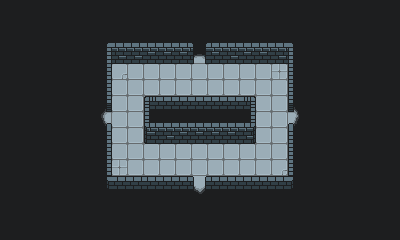

The image is a tile-based game level rendered from a .tmx file. Its description and complete source (layers, tilesets, objects, tile grids) follow:
An orthogonal 25x15 tile map with 16x16 px tiles, 5 tile layers (Tile Layer 1, Tile Layer 2, Tile Layer 3, Tile Layer 4, ...) and 6 objects.

<map version="1.5" tiledversion="1.6.0" orientation="orthogonal" renderorder="right-down" width="25" height="15" tilewidth="16" tileheight="16" infinite="0" nextlayerid="7" nextobjectid="7">
 <tileset firstgid="1" source="tile_revision.tsx" />
 <layer id="1" name="Tile Layer 1" width="25" height="15">
  <data encoding="csv">
8,8,8,8,8,8,8,8,8,8,8,8,8,8,8,8,8,8,8,8,8,8,8,8,8,
8,8,8,8,8,8,8,8,8,8,8,8,8,8,8,8,8,8,8,8,8,8,8,8,8,
8,8,8,8,8,8,1,5,5,5,5,5,5,5,5,5,5,5,6,8,8,8,8,8,8,
8,8,8,8,8,8,11,12,12,15,15,15,15,15,12,15,15,12,16,8,8,8,8,8,8,
8,8,8,8,8,8,11,23,34,34,34,34,34,34,34,34,34,24,16,8,8,8,8,8,8,
8,8,8,8,8,8,11,34,34,34,34,34,34,34,34,34,34,34,16,8,8,8,8,8,8,
8,8,8,8,8,8,11,34,34,17,45,45,45,45,45,18,34,34,16,8,8,8,8,8,8,
8,8,8,8,8,8,11,34,33,27,5,5,5,5,5,28,33,34,16,8,8,8,8,8,8,
8,8,8,8,8,8,11,34,34,37,12,15,15,15,15,38,34,34,16,8,8,8,8,8,8,
8,8,8,8,8,8,11,34,34,34,34,34,34,34,34,34,34,34,16,8,8,8,8,8,8,
8,8,8,8,8,8,11,24,34,34,34,34,34,34,34,34,34,23,16,8,8,8,8,8,8,
8,8,8,8,8,8,41,42,42,44,44,44,44,44,44,44,44,44,46,8,8,8,8,8,8,
8,8,8,8,8,8,8,8,8,8,8,8,8,8,8,8,8,8,8,8,8,8,8,8,8,
8,8,8,8,8,8,8,8,8,8,8,8,8,8,8,8,8,8,8,8,8,8,8,8,8,
8,8,8,8,8,8,8,8,8,8,8,8,8,8,8,8,8,8,8,8,8,8,8,8,8
</data>
 </layer>
 <layer id="2" name="Tile Layer 2" width="25" height="15">
  <data encoding="csv">
0,0,0,0,0,0,0,0,0,0,0,0,0,0,0,0,0,0,0,0,0,0,0,0,0,
0,0,0,0,0,0,0,0,0,0,0,0,0,0,0,0,0,0,0,0,0,0,0,0,0,
0,0,0,0,0,0,0,0,0,0,0,0,3,0,0,0,0,0,0,0,0,0,0,0,0,
0,0,0,0,0,0,0,0,0,0,0,0,13,0,0,0,0,0,0,0,0,0,0,0,0,
0,0,0,0,0,0,0,0,0,0,0,0,0,0,0,0,0,0,0,0,0,0,0,0,0,
0,0,0,0,0,0,0,0,0,0,0,0,0,0,0,0,0,0,0,0,0,0,0,0,0,
0,0,0,0,0,0,0,0,0,0,0,0,0,0,0,0,0,0,0,0,0,0,0,0,0,
0,0,0,0,0,0,0,0,0,0,0,0,0,0,0,0,0,0,0,0,0,0,0,0,0,
0,0,0,0,0,0,0,0,0,0,0,0,0,0,0,0,0,0,0,0,0,0,0,0,0,
0,0,0,0,0,0,0,0,0,0,0,0,0,0,0,0,0,0,0,0,0,0,0,0,0,
0,0,0,0,0,0,0,0,0,0,0,0,0,0,0,0,0,0,0,0,0,0,0,0,0,
0,0,0,0,0,0,0,0,0,0,0,0,0,0,0,0,0,0,0,0,0,0,0,0,0,
0,0,0,0,0,0,0,0,0,0,0,0,0,0,0,0,0,0,0,0,0,0,0,0,0,
0,0,0,0,0,0,0,0,0,0,0,0,0,0,0,0,0,0,0,0,0,0,0,0,0,
0,0,0,0,0,0,0,0,0,0,0,0,0,0,0,0,0,0,0,0,0,0,0,0,0
</data>
 </layer>
 <layer id="3" name="Tile Layer 3" width="25" height="15">
  <data encoding="csv">
0,0,0,0,0,0,0,0,0,0,0,0,0,0,0,0,0,0,0,0,0,0,0,0,0,
0,0,0,0,0,0,0,0,0,0,0,0,0,0,0,0,0,0,0,0,0,0,0,0,0,
0,0,0,0,0,0,0,0,0,0,0,0,0,0,0,0,0,0,0,0,0,0,0,0,0,
0,0,0,0,0,0,0,0,0,0,0,0,0,0,0,0,0,0,0,0,0,0,0,0,0,
0,0,0,0,0,0,0,0,0,0,0,0,0,0,0,0,0,0,0,0,0,0,0,0,0,
0,0,0,0,0,0,0,0,0,0,0,0,0,0,0,0,0,0,0,0,0,0,0,0,0,
0,0,0,0,0,0,21,0,0,0,0,0,0,0,0,0,0,0,0,0,0,0,0,0,0,
0,0,0,0,0,0,31,0,0,0,0,0,0,0,0,0,0,0,0,0,0,0,0,0,0,
0,0,0,0,0,0,0,0,0,0,0,0,0,0,0,0,0,0,0,0,0,0,0,0,0,
0,0,0,0,0,0,0,0,0,0,0,0,0,0,0,0,0,0,0,0,0,0,0,0,0,
0,0,0,0,0,0,0,0,0,0,0,0,0,0,0,0,0,0,0,0,0,0,0,0,0,
0,0,0,0,0,0,0,0,0,0,0,0,0,0,0,0,0,0,0,0,0,0,0,0,0,
0,0,0,0,0,0,0,0,0,0,0,0,0,0,0,0,0,0,0,0,0,0,0,0,0,
0,0,0,0,0,0,0,0,0,0,0,0,0,0,0,0,0,0,0,0,0,0,0,0,0,
0,0,0,0,0,0,0,0,0,0,0,0,0,0,0,0,0,0,0,0,0,0,0,0,0
</data>
 </layer>
 <layer id="4" name="Tile Layer 4" width="25" height="15">
  <data encoding="csv">
0,0,0,0,0,0,0,0,0,0,0,0,0,0,0,0,0,0,0,0,0,0,0,0,0,
0,0,0,0,0,0,0,0,0,0,0,0,0,0,0,0,0,0,0,0,0,0,0,0,0,
0,0,0,0,0,0,0,0,0,0,0,0,0,0,0,0,0,0,0,0,0,0,0,0,0,
0,0,0,0,0,0,0,0,0,0,0,0,0,0,0,0,0,0,0,0,0,0,0,0,0,
0,0,0,0,0,0,0,0,0,0,0,0,0,0,0,0,0,0,0,0,0,0,0,0,0,
0,0,0,0,0,0,0,0,0,0,0,0,0,0,0,0,0,0,0,0,0,0,0,0,0,
0,0,0,0,0,0,0,0,0,0,0,0,0,0,0,0,0,0,0,0,0,0,0,0,0,
0,0,0,0,0,0,0,0,0,0,0,0,0,0,0,0,0,0,0,0,0,0,0,0,0,
0,0,0,0,0,0,0,0,0,0,0,0,0,0,0,0,0,0,0,0,0,0,0,0,0,
0,0,0,0,0,0,0,0,0,0,0,0,0,0,0,0,0,0,0,0,0,0,0,0,0,
0,0,0,0,0,0,0,0,0,0,0,0,0,0,0,0,0,0,0,0,0,0,0,0,0,
0,0,0,0,0,0,0,0,0,0,0,0,43,0,0,0,0,0,0,0,0,0,0,0,0,
0,0,0,0,0,0,0,0,0,0,0,0,53,0,0,0,0,0,0,0,0,0,0,0,0,
0,0,0,0,0,0,0,0,0,0,0,0,0,0,0,0,0,0,0,0,0,0,0,0,0,
0,0,0,0,0,0,0,0,0,0,0,0,0,0,0,0,0,0,0,0,0,0,0,0,0
</data>
 </layer>
 <layer id="5" name="Tile Layer 5" width="25" height="15">
  <data encoding="csv">
0,0,0,0,0,0,0,0,0,0,0,0,0,0,0,0,0,0,0,0,0,0,0,0,0,
0,0,0,0,0,0,0,0,0,0,0,0,0,0,0,0,0,0,0,0,0,0,0,0,0,
0,0,0,0,0,0,0,0,0,0,0,0,0,0,0,0,0,0,0,0,0,0,0,0,0,
0,0,0,0,0,0,0,0,0,0,0,0,0,0,0,0,0,0,0,0,0,0,0,0,0,
0,0,0,0,0,0,0,0,0,0,0,0,0,0,0,0,0,0,0,0,0,0,0,0,0,
0,0,0,0,0,0,0,0,0,0,0,0,0,0,0,0,0,0,0,0,0,0,0,0,0,
0,0,0,0,0,0,0,0,0,0,0,0,0,0,0,0,0,0,26,0,0,0,0,0,0,
0,0,0,0,0,0,0,0,0,0,0,0,0,0,0,0,0,0,36,0,0,0,0,0,0,
0,0,0,0,0,0,0,0,0,0,0,0,0,0,0,0,0,0,0,0,0,0,0,0,0,
0,0,0,0,0,0,0,0,0,0,0,0,0,0,0,0,0,0,0,0,0,0,0,0,0,
0,0,0,0,0,0,0,0,0,0,0,0,0,0,0,0,0,0,0,0,0,0,0,0,0,
0,0,0,0,0,0,0,0,0,0,0,0,0,0,0,0,0,0,0,0,0,0,0,0,0,
0,0,0,0,0,0,0,0,0,0,0,0,0,0,0,0,0,0,0,0,0,0,0,0,0,
0,0,0,0,0,0,0,0,0,0,0,0,0,0,0,0,0,0,0,0,0,0,0,0,0,
0,0,0,0,0,0,0,0,0,0,0,0,0,0,0,0,0,0,0,0,0,0,0,0,0
</data>
 </layer>
 <objectgroup id="6" name="objects">
  <object id="1" x="185" y="78.3333">
   <properties>
    <property name="north" value="" />
   </properties>
   <point />
  </object>
  <object id="2" x="105" y="127.667">
   <properties>
    <property name="west" value="" />
   </properties>
   <point />
  </object>
  <object id="3" x="266.333" y="127">
   <properties>
    <property name="east" value="" />
   </properties>
   <point />
  </object>
  <object id="4" x="185.333" y="174.667">
   <properties>
    <property name="south" value="" />
   </properties>
   <point />
  </object>
  <object id="5" x="264.667" y="78.6667">
   <properties>
    <property name="spawn" value="" />
   </properties>
   <point />
  </object>
  <object id="6" x="106" y="175">
   <properties>
    <property name="spawn" value="" />
   </properties>
   <point />
  </object>
 </objectgroup>
</map>
